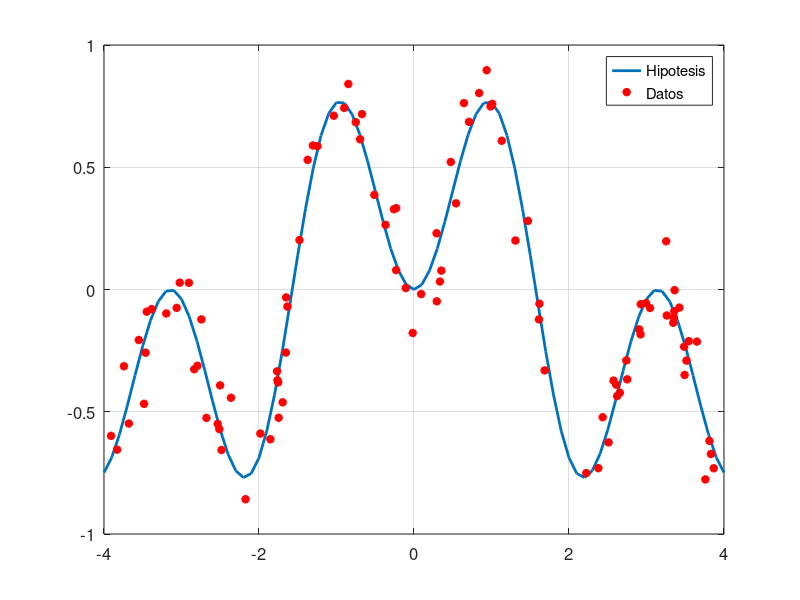

MATLAB code to generate this figure: (Note: this script raises an error after producing the figure.)
close all
x=[-4:0.1:4];        %x axis
y=sin(x).*sin(2*x);  %function

ruido=std(y)*0.2;    %ruido con standardverteilung

xtest=rand(1,5000)*8-4; %array with 5000 values between -4 and 4
ytest=sin(xtest).*sin(2*xtest)+randn(1,5000)*ruido;

Ntrain=100;
xtrain=rand(1,Ntrain)*8-4;
ytrain=sin(xtrain).*sin(2*xtrain)+randn(1,Ntrain)*ruido;

plot(x,y,'LineWidth',2),hold on
plot(xtrain,ytrain,'*r','LineWidth',2),grid
legend('Hipotesis','Datos')
set(gca,'FontSize',12)
pause


ErrorCV=zeros(1,20);
ErrorG=zeros(1,20);
ErrorE=zeros(1,20);
for i=1:25
  
  p=polyfit(xtrain,ytrain,i);
  ErrorG(i)=ecm(ytest-polyval(p,xtest));
  ErrorE(i)=ecm(ytrain-polyval(p,xtrain));
  
  ErrorCV(i)=fcross(i,xtrain,ytrain,10);

end
figure,plot(log(ErrorCV),'LineWidth',3),hold on
plot(log(ErrorG),'r','LineWidth',3)
plot(log(ErrorE),'g','LineWidth',3)
xlabel('Complejidad','Fontsize',18)
ylabel('log(error)','Fontsize',18)
legend('Error 10-CV','EG','EE')
set(gca,'FontSize',12)
grid
